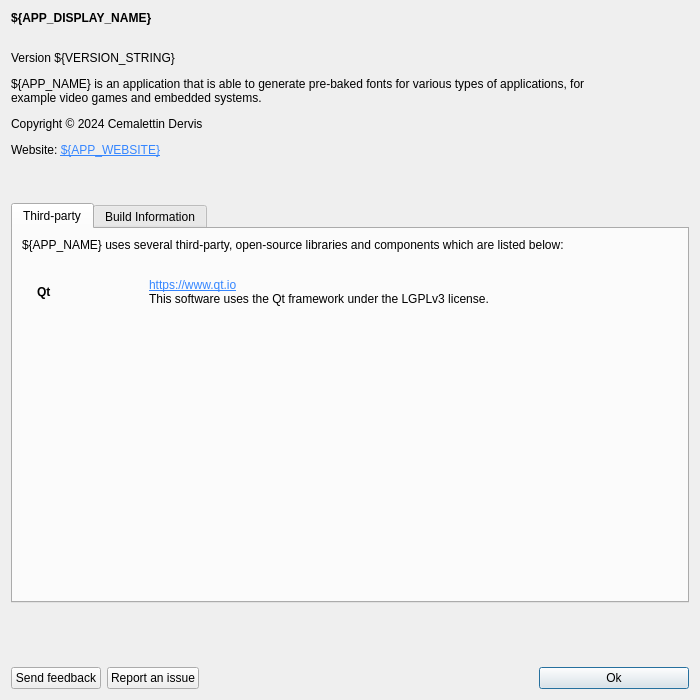
<?xml version="1.0" encoding="UTF-8"?>
<ui version="4.0">
 <class>AboutDialog</class>
 <widget class="QDialog" name="AboutDialog">
  <property name="windowModality">
   <enum>Qt::WindowModality::WindowModal</enum>
  </property>
  <property name="geometry">
   <rect>
    <x>0</x>
    <y>0</y>
    <width>700</width>
    <height>700</height>
   </rect>
  </property>
  <property name="minimumSize">
   <size>
    <width>700</width>
    <height>700</height>
   </size>
  </property>
  <property name="windowTitle">
   <string>About ${APP_NAME}</string>
  </property>
  <property name="modal">
   <bool>true</bool>
  </property>
  <layout class="QVBoxLayout" name="verticalLayout">
   <item>
    <layout class="QHBoxLayout" name="horizontalLayout_2">
     <item>
      <widget class="QLabel" name="lbl_info">
       <property name="styleSheet">
        <string notr="true">b</string>
       </property>
       <property name="text">
        <string>&lt;html&gt;&lt;head/&gt;&lt;body&gt;&lt;p&gt;&lt;span style=&quot; font-weight:600;&quot;&gt;${APP_DISPLAY_NAME}&lt;/span&gt;&lt;/p&gt;&lt;p&gt;&lt;br/&gt;Version ${VERSION_STRING}&lt;/p&gt;&lt;p&gt;${APP_NAME} is an application that is able to generate pre-baked fonts for various types of applications, for example video games and embedded systems.&lt;/p&gt;&lt;p&gt;Copyright © 2024 Cemalettin Dervis&lt;/p&gt;&lt;p&gt;Website: &lt;a href=&quot;${APP_WEBSITE}&quot;&gt;&lt;span style=&quot; text-decoration: underline; color:#3586ff;&quot;&gt;${APP_WEBSITE}&lt;/span&gt;&lt;/a&gt;&lt;/p&gt;&lt;p&gt;&lt;br/&gt;&lt;/p&gt;&lt;/body&gt;&lt;/html&gt;</string>
       </property>
       <property name="textFormat">
        <enum>Qt::TextFormat::RichText</enum>
       </property>
       <property name="wordWrap">
        <bool>true</bool>
       </property>
       <property name="openExternalLinks">
        <bool>true</bool>
       </property>
       <property name="textInteractionFlags">
        <set>Qt::TextInteractionFlag::TextBrowserInteraction</set>
       </property>
      </widget>
     </item>
     <item>
      <layout class="QVBoxLayout" name="verticalLayout_2">
       <item>
        <widget class="QLabel" name="lbl_logo">
         <property name="minimumSize">
          <size>
           <width>64</width>
           <height>64</height>
          </size>
         </property>
         <property name="maximumSize">
          <size>
           <width>64</width>
           <height>64</height>
          </size>
         </property>
         <property name="text">
          <string/>
         </property>
         <property name="pixmap">
          <pixmap resource="../resources/GeneralResources.qrc">:/AppIcon512.png</pixmap>
         </property>
         <property name="scaledContents">
          <bool>true</bool>
         </property>
        </widget>
       </item>
       <item>
        <spacer name="verticalSpacer">
         <property name="orientation">
          <enum>Qt::Orientation::Vertical</enum>
         </property>
         <property name="sizeHint" stdset="0">
          <size>
           <width>0</width>
           <height>0</height>
          </size>
         </property>
        </spacer>
       </item>
      </layout>
     </item>
    </layout>
   </item>
   <item>
    <widget class="QTabWidget" name="tabWidget">
     <property name="minimumSize">
      <size>
       <width>0</width>
       <height>400</height>
      </size>
     </property>
     <property name="currentIndex">
      <number>0</number>
     </property>
     <widget class="QWidget" name="tab">
      <attribute name="title">
       <string>Third-party</string>
      </attribute>
      <layout class="QVBoxLayout" name="verticalLayout_4">
       <item>
        <widget class="QLabel" name="lbl_license_info">
         <property name="text">
          <string>${APP_NAME} uses several third-party, open-source libraries and components which are listed below:</string>
         </property>
        </widget>
       </item>
       <item>
        <spacer name="verticalSpacer_6">
         <property name="orientation">
          <enum>Qt::Orientation::Vertical</enum>
         </property>
         <property name="sizeType">
          <enum>QSizePolicy::Policy::Fixed</enum>
         </property>
         <property name="sizeHint" stdset="0">
          <size>
           <width>20</width>
           <height>20</height>
          </size>
         </property>
        </spacer>
       </item>
       <item>
        <layout class="QGridLayout" name="gridLayout_3" columnstretch="2,10">
         <property name="leftMargin">
          <number>15</number>
         </property>
         <property name="verticalSpacing">
          <number>18</number>
         </property>
         <item row="0" column="1">
          <widget class="QLabel" name="label_8">
           <property name="text">
            <string>&lt;html&gt;&lt;head/&gt;&lt;body&gt;&lt;p&gt;&lt;a href=&quot;https://www.qt.io&quot;&gt;&lt;span style=&quot; text-decoration: underline; color:#3586ff;&quot;&gt;https://www.qt.io&lt;br/&gt;&lt;/span&gt;&lt;/a&gt;This software uses the Qt framework under the LGPLv3 license. &lt;/p&gt;&lt;/body&gt;&lt;/html&gt;</string>
           </property>
           <property name="wordWrap">
            <bool>true</bool>
           </property>
          </widget>
         </item>
         <item row="0" column="0">
          <widget class="RightAlignedLabel" name="label_7">
           <property name="font">
            <font>
             <bold>true</bold>
            </font>
           </property>
           <property name="text">
            <string>Qt</string>
           </property>
          </widget>
         </item>
        </layout>
       </item>
       <item>
        <spacer name="verticalSpacer_3">
         <property name="orientation">
          <enum>Qt::Orientation::Vertical</enum>
         </property>
         <property name="sizeHint" stdset="0">
          <size>
           <width>20</width>
           <height>40</height>
          </size>
         </property>
        </spacer>
       </item>
      </layout>
     </widget>
     <widget class="QWidget" name="tab_2">
      <attribute name="title">
       <string>Build Information</string>
      </attribute>
      <layout class="QVBoxLayout" name="verticalLayout_7">
       <item>
        <spacer name="verticalSpacer_4">
         <property name="orientation">
          <enum>Qt::Orientation::Vertical</enum>
         </property>
         <property name="sizeHint" stdset="0">
          <size>
           <width>20</width>
           <height>40</height>
          </size>
         </property>
        </spacer>
       </item>
       <item>
        <layout class="QGridLayout" name="gridLayout">
         <item row="0" column="1">
          <widget class="QLabel" name="lbl_compiler_name_value">
           <property name="text">
            <string>&lt;CompilerName&gt;</string>
           </property>
          </widget>
         </item>
         <item row="5" column="0">
          <widget class="RightAlignedLabel" name="lbl_qt_version">
           <property name="text">
            <string>Linked Qt Version:</string>
           </property>
          </widget>
         </item>
         <item row="2" column="0">
          <widget class="RightAlignedLabel" name="lbl_build_date">
           <property name="text">
            <string>Build Date:</string>
           </property>
          </widget>
         </item>
         <item row="4" column="1">
          <widget class="QLabel" name="lbl_built_on_value">
           <property name="text">
            <string>&lt;BuiltOn&gt;</string>
           </property>
          </widget>
         </item>
         <item row="2" column="1">
          <widget class="QLabel" name="lbl_build_date_value">
           <property name="text">
            <string>&lt;BuildDate&gt;</string>
           </property>
          </widget>
         </item>
         <item row="3" column="1">
          <widget class="QLabel" name="lbl_built_for_value">
           <property name="text">
            <string>&lt;BuiltFor&gt;</string>
           </property>
          </widget>
         </item>
         <item row="3" column="0">
          <widget class="RightAlignedLabel" name="lbl_built_for">
           <property name="text">
            <string>Built For:</string>
           </property>
          </widget>
         </item>
         <item row="4" column="0">
          <widget class="RightAlignedLabel" name="lbl_built_on">
           <property name="text">
            <string>Built On:</string>
           </property>
          </widget>
         </item>
         <item row="0" column="0">
          <widget class="RightAlignedLabel" name="lbl_compiler">
           <property name="text">
            <string>Compiler Name:</string>
           </property>
          </widget>
         </item>
         <item row="5" column="1">
          <widget class="QLabel" name="lbl_qt_version_value">
           <property name="text">
            <string>&lt;QtVersion&gt;</string>
           </property>
          </widget>
         </item>
         <item row="1" column="0">
          <widget class="RightAlignedLabel" name="lbl_compiler_version">
           <property name="text">
            <string>Compiler Version:</string>
           </property>
          </widget>
         </item>
         <item row="1" column="1">
          <widget class="QLabel" name="lbl_compiler_version_value">
           <property name="text">
            <string>&lt;CompilerVersion&gt;</string>
           </property>
          </widget>
         </item>
        </layout>
       </item>
       <item>
        <spacer name="verticalSpacer_2">
         <property name="orientation">
          <enum>Qt::Orientation::Vertical</enum>
         </property>
         <property name="sizeHint" stdset="0">
          <size>
           <width>20</width>
           <height>40</height>
          </size>
         </property>
        </spacer>
       </item>
      </layout>
     </widget>
    </widget>
   </item>
   <item>
    <spacer name="verticalSpacer_5">
     <property name="orientation">
      <enum>Qt::Orientation::Vertical</enum>
     </property>
     <property name="sizeHint" stdset="0">
      <size>
       <width>20</width>
       <height>40</height>
      </size>
     </property>
    </spacer>
   </item>
   <item>
    <layout class="QHBoxLayout" name="horizontalLayout">
     <item>
      <widget class="QPushButton" name="btn_send_feedback">
       <property name="focusPolicy">
        <enum>Qt::FocusPolicy::TabFocus</enum>
       </property>
       <property name="text">
        <string>Send feedback</string>
       </property>
       <property name="icon">
        <iconset>
         <normaloff>:/ui/icons-dark/message.svg</normaloff>:/ui/icons-dark/message.svg</iconset>
       </property>
       <property name="autoDefault">
        <bool>false</bool>
       </property>
      </widget>
     </item>
     <item>
      <widget class="QPushButton" name="btn_report_issue">
       <property name="text">
        <string>Report an issue</string>
       </property>
      </widget>
     </item>
     <item>
      <spacer name="horizontalSpacer">
       <property name="orientation">
        <enum>Qt::Orientation::Horizontal</enum>
       </property>
       <property name="sizeHint" stdset="0">
        <size>
         <width>40</width>
         <height>20</height>
        </size>
       </property>
      </spacer>
     </item>
     <item>
      <widget class="QPushButton" name="btn_ok">
       <property name="minimumSize">
        <size>
         <width>150</width>
         <height>0</height>
        </size>
       </property>
       <property name="focusPolicy">
        <enum>Qt::FocusPolicy::StrongFocus</enum>
       </property>
       <property name="text">
        <string>Ok</string>
       </property>
       <property name="default">
        <bool>true</bool>
       </property>
      </widget>
     </item>
    </layout>
   </item>
  </layout>
 </widget>
 <customwidgets>
  <customwidget>
   <class>RightAlignedLabel</class>
   <extends>QLabel</extends>
   <header>widgets/RightAlignedLabel.hpp</header>
  </customwidget>
 </customwidgets>
 <resources>
  <include location="../resources/GeneralResources.qrc"/>
 </resources>
 <connections>
  <connection>
   <sender>btn_ok</sender>
   <signal>clicked()</signal>
   <receiver>AboutDialog</receiver>
   <slot>accept()</slot>
   <hints>
    <hint type="sourcelabel">
     <x>538</x>
     <y>420</y>
    </hint>
    <hint type="destinationlabel">
     <x>205</x>
     <y>112</y>
    </hint>
   </hints>
  </connection>
  <connection>
   <sender>btn_send_feedback</sender>
   <signal>clicked()</signal>
   <receiver>AboutDialog</receiver>
   <slot>send_feedback()</slot>
   <hints>
    <hint type="sourcelabel">
     <x>81</x>
     <y>404</y>
    </hint>
    <hint type="destinationlabel">
     <x>315</x>
     <y>216</y>
    </hint>
   </hints>
  </connection>
  <connection>
   <sender>btn_report_issue</sender>
   <signal>clicked()</signal>
   <receiver>AboutDialog</receiver>
   <slot>report_issue()</slot>
   <hints>
    <hint type="sourcelabel">
     <x>141</x>
     <y>677</y>
    </hint>
    <hint type="destinationlabel">
     <x>349</x>
     <y>349</y>
    </hint>
   </hints>
  </connection>
 </connections>
 <slots>
  <slot>send_feedback()</slot>
  <slot>report_issue()</slot>
 </slots>
</ui>
